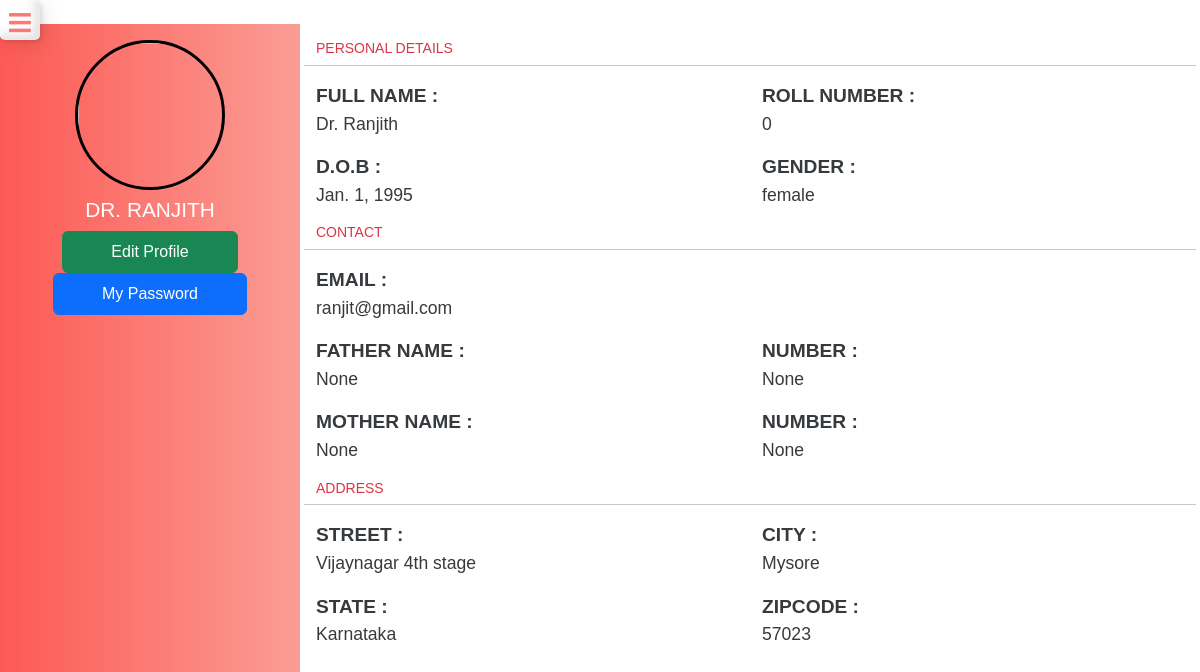
The page /profile/20 (signed in) on the database as committed earlier.
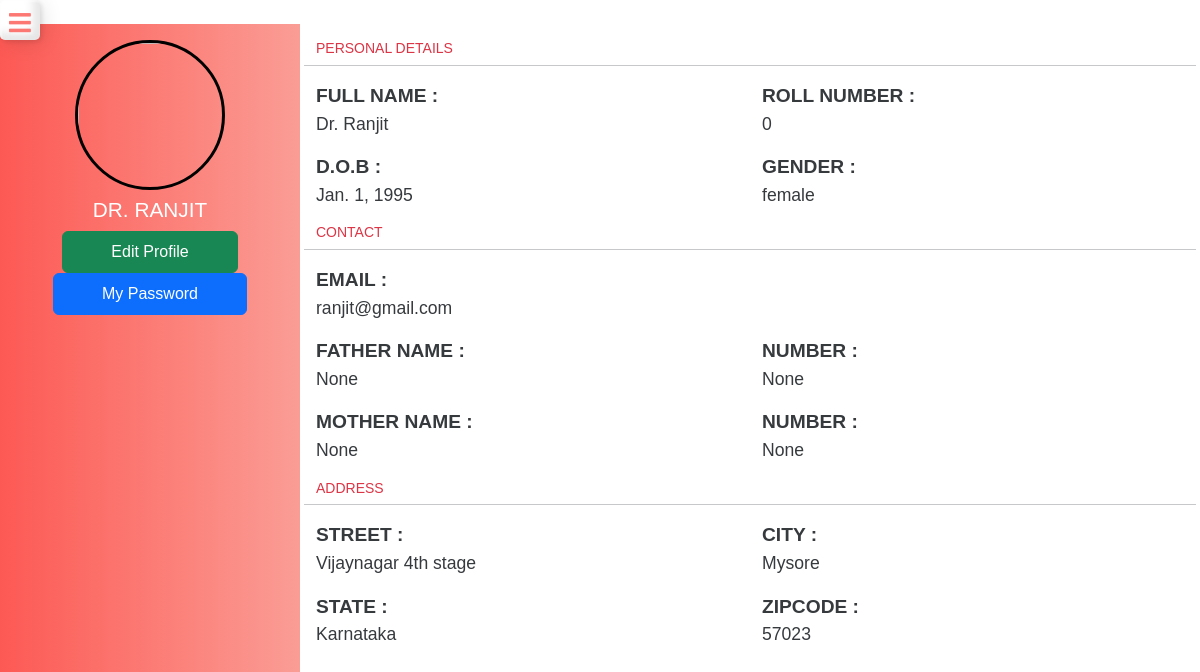
The same page on the database as committed later.
### schoolapp/models.py (models this page shows, shortened)
class StudentDetails(models.Model):
    user_id = models.IntegerField(blank = True, null=True)
    profile_image = models.ImageField(upload_to='media/profile',blank=True,null=True)
    student = models.OneToOneField(User, on_delete=models.CASCADE)
    full_name = models.CharField(max_length=100)
    roll_no = models.CharField(max_length=100)
    stu_class = models.IntegerField()
    date_of_birth = models.DateField( blank=True, null=True)
    gender = models.CharField(max_length=10,blank=True, null=True)
    street = models.CharField(max_length=100, blank=True, null=True )
    city = models.CharField(max_length=50, blank=True, null=True )
    state = models.CharField(max_length=50, blank=True, null=True )
    zip_code = models.CharField(max_length=10, blank=True, null=True )
    phone_number = models.CharField(max_length=15, blank=True, null=True )
    email = models.EmailField(blank=True, null=True )
    father_name = models.CharField(max_length=50, blank=True, null=True )
    father_contact = models.CharField(max_length=15, blank=True, null=True )
    mother_name = models.CharField(max_length=50, blank=True, null=True )
    mother_contact = models.CharField(max_length=15, blank=True, null=True )# Contact Information
    phone_number = models.CharField(max_length=15, blank=True, null=True)
    email = models.EmailField(blank=True, null=True)
    father_name = models.CharField(max_length=50, blank=True, null=True)
    father_contact = models.CharField(max_length=15, blank=True, null=True)
    mother_name = models.CharField(max_length=50, blank=True, null=True)
    mother_contact = models.CharField(max_length=15, blank=True, null=True)

### schoolapp/views.py (the view)
# urls.py: path("profile/<int:id>",views.profile_page,name="profile_page"),
@login_required(login_url="signin")
def profile_page(request,id):
    if request.method == 'POST':
        image = request.FILES['profile_image']
        student = StudentDetails.objects.get(id=id)
        student.profile_image = image
        student.save()
    context = {
        'user':StudentDetails.objects.get(user_id=id)
    }
    return render(request,"profile-page.html",context=context)

### templates/profile-page.html (shortened to what this page needs)
{% extends "base.html" %}
{% load static %}
{% block body %}
<div class="container-fluid ">
    <div class="row">
        <div class=" col-12 col-md-3 m-0 p-0">
            <div class="d-none d-md-block left-section left-desktop text-center pt-3">
                {%if user.profile_image %}
                <img src="{{user.profile_image.url}}" class="p-0 m-0" alt="" width="100px" id="output-img1"
                    data-toggle="modal" data-target="#exampleModal"><br>
                {% else %}
                <img src="https://cdn-icons-png.flaticon.com/512/3135/3135715.png" class="p-0 m-0" alt="" width="100px"
                    id="output-img2" data-toggle="modal" data-target="#exampleModal">
                {% endif %}
                <br>
                <h3 class="text-uppercase pt-2">{{user.full_name}}</h3>
                <button class="btn btn-success py-2 px-5"><a href="{% url 'edit-student-profile' user.id %}"
                        class="text-white text-decoration-none">Edit Profile</a></button>
                <button class="btn btn-primary py-2 px-5"><a href="{% url 'change_password' %}"
                        class="text-white text-decoration-none">My Password</a></button>
            </div>
        </div>
        <div class="col-12 col-md-9 m-0 p-0">
            <div class="right-section p-3">
                <div class="row">
                    <h5 class="small text-danger text-uppercase">Personal Details</h5>
                    <hr>
                    <p class="col-12 col-md-6"> <span>Full Name : </span> <br>{{user.full_name}}</p>
                    <p class="col-12 col-md-6"> <span>Roll Number : </span> <br> {{user.roll_no}}</p>
                    <p class="col-12 col-md-6"> <span>D.O.B : </span> <br> {{user.date_of_birth}}</p>
                    <p class="col-12 col-md-6"> <span>Gender : </span> <br> {{user.gender}}</p>
                    <h5 class="small text-danger text-uppercase">Contact</h5>
                    <hr>
                    <p class="col-12"> <span>Email : </span> <br> {{user.email}}</p>
                    <p class="col-12 col-md-6"> <span>Father Name : </span> <br> {{user.father_name}}</p>
                    <p class="col-12 col-md-6"> <span>Number : </span> <br> {{user.father_contact}}</p>
                    <p class="col-12 col-md-6"> <span>Mother Name : </span> <br> {{user.mother_name}}</p>
                    <p class="col-12 col-md-6"> <span>Number : </span> <br> {{user.mother_contact}}</p>
                    <h5 class="small text-danger text-uppercase">Address</h5>
                    <hr>
                    <p class="col-12 col-md-6"> <span>Street : </span> <br>{{user.street}}</p>
                    <p class="col-12 col-md-6"> <span>City : </span> <br> {{user.city}}</p>
                    <p class="col-12 col-md-6"> <span>State : </span> <br> {{user.state}}</p>
                    <p class="col-12 col-md-6"> <span>Zipcode : </span> <br> {{user.zip_code}}</p>
                </div>
            </div>
        </div>
    </div>
</div>
{% endblock body %}

Rows that differ between the two databases and show on the page:
changed StudentDetails "female": full_name "DR. RANJITH" → "DR. RANJIT"; full_name "Dr. Ranjith" → "Dr. Ranjit"
